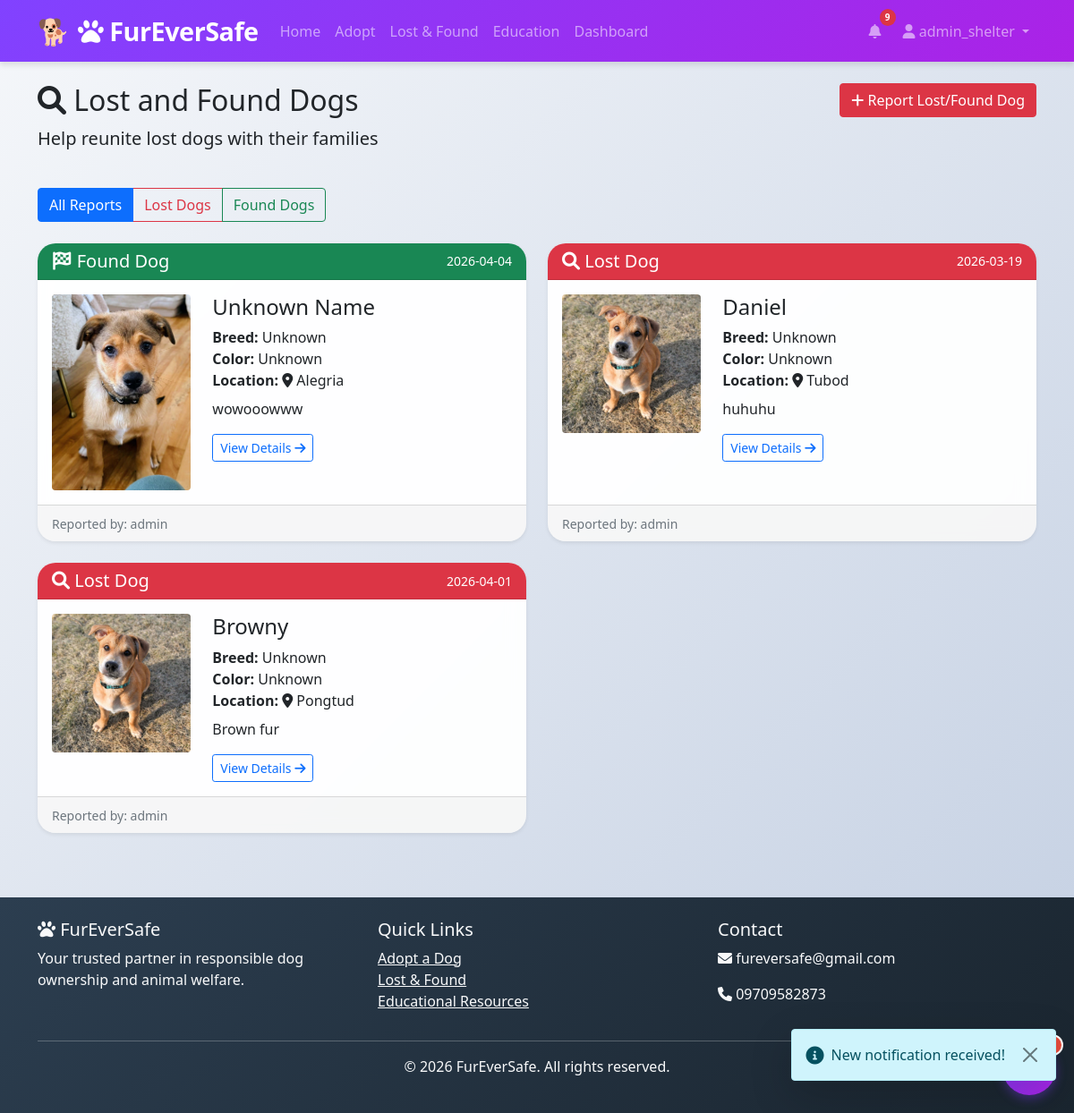
The app's page /lost-found (signed in) with its own data.
### models.py (models this page shows, shortened)
class User(UserMixin, db.Model):
    id = db.Column(db.Integer, primary_key=True)
    username = db.Column(db.String(80), unique=True, nullable=False)
    email = db.Column(db.String(120), unique=True, nullable=False)
    password_hash = db.Column(db.String(200), nullable=False)
    user_type = db.Column(db.String(50), default='owner')  # owner, shelter, vet
    is_approved = db.Column(db.Boolean, default=False)  # New field for approval
    approved_by = db.Column(db.Integer, db.ForeignKey('user.id'), nullable=True)  # Who approved
    approved_at = db.Column(db.DateTime, nullable=True)
    created_at = db.Column(db.DateTime, default=datetime.utcnow)
    dogs = db.relationship('Dog', backref='owner', lazy=True)
    adoption_applications = db.relationship('AdoptionApplication', backref='applicant', lazy=True)
    lost_found_reports = db.relationship('LostFound', backref='reporter', lazy=True)
    approved_by_user = db.relationship('User', remote_side=[id], backref='approved_users')

class LostFound(db.Model):
    id = db.Column(db.Integer, primary_key=True)
    type = db.Column(db.String(20), nullable=False)  # lost, found
    dog_name = db.Column(db.String(100))
    breed = db.Column(db.String(100))
    color = db.Column(db.String(100))
    location = db.Column(db.String(200), nullable=False)
    date_seen = db.Column(db.DateTime, nullable=False)
    description = db.Column(db.Text)
    photo = db.Column(db.String(200))
    contact_info = db.Column(db.String(200))
    status = db.Column(db.String(50), default='active')  # active, resolved
    reporter_id = db.Column(db.Integer, db.ForeignKey('user.id'), nullable=False)
    created_at = db.Column(db.DateTime, default=datetime.utcnow)

### app.py (the view)
@app.route('/lost-found')
def lost_found_reports():
    type_filter = request.args.get('type', 'all')
    page = request.args.get('page', 1, type=int)
    query = LostFound.query.filter_by(status='active')
    if type_filter != 'all':
        query = query.filter_by(type=type_filter)
    reports = query.order_by(LostFound.created_at.desc()).paginate(page=page, per_page=10)
    return render_template('lost_found/reports.html', reports=reports, type_filter=type_filter)

### app.py (called while the page is built)
@login_manager.user_loader
def load_user(user_id):
    return db.session.get(User, int(user_id))

### templates/lost_found/reports.html (shortened to what this page needs)
{% extends "base.html" %}
{% block content %}
<div class="container mt-4">
    <div class="row mb-4">
        <div class="col">
            <h2><i class="fas fa-search"></i> Lost and Found Dogs</h2>
            <p class="lead">Help reunite lost dogs with their families</p>
        </div>
        <div class="col-auto">
            <a href="{{ url_for('report_lost_found') }}" class="btn btn-danger">
                <i class="fas fa-plus"></i> Report Lost/Found Dog
            </a>
        </div>
    </div>
    <div class="row mb-4">
        <div class="col">
            <div class="btn-group">
                <a href="{{ url_for('lost_found_reports', type='all') }}"
                   class="btn btn-outline-primary {% if type_filter == 'all' %}active{% endif %}">
                    All Reports
                </a>
                <a href="{{ url_for('lost_found_reports', type='lost') }}"
                   class="btn btn-outline-danger {% if type_filter == 'lost' %}active{% endif %}">
                    Lost Dogs
                </a>
                <a href="{{ url_for('lost_found_reports', type='found') }}"
                   class="btn btn-outline-success {% if type_filter == 'found' %}active{% endif %}">
                    Found Dogs
                </a>
            </div>
        </div>
    </div>
    <div class="row">
        {% if reports.items %}
            {% for report in reports.items %}
            <div class="col-md-6 mb-4">
                <div class="card h-100 shadow-sm">
                    <div class="card-header {% if report.type == 'lost' %}bg-danger{% else %}bg-success{% endif %} text-white">
                        <div class="d-flex justify-content-between align-items-center">
                            <h5 class="mb-0">
                                <i class="fas fa-{% if report.type == 'lost' %}search{% else %}flag-checkered{% endif %}"></i>
                                {{ 'Lost Dog' if report.type == 'lost' else 'Found Dog' }}
                            </h5>
                            <small>{{ report.date_seen.strftime('%Y-%m-%d') }}</small>
                        </div>
                    </div>
                    <div class="card-body">
                        <div class="row">
                            <div class="col-md-4">
                                {% if report.photo %}
                                <img src="{{ url_for('static', filename='uploads/' + report.photo) }}"
                                     class="img-fluid rounded" alt="Dog">
                                {% else %}
                                <div class="bg-light text-center p-3 rounded">
                                    <i class="fas fa-dog fa-3x text-muted"></i>
                                </div>
                                {% endif %}
                            </div>
                            <div class="col-md-8">
                                <h4>{{ report.dog_name or 'Unknown Name' }}</h4>
                                <p class="mb-1">
                                    <strong>Breed:</strong> {{ report.breed or 'Unknown' }}<br>
                                    <strong>Color:</strong> {{ report.color or 'Unknown' }}<br>
                                    <strong>Location:</strong> <i class="fas fa-map-marker-alt"></i> {{ report.location }}
                                </p>
                                <p class="mt-2">{{ report.description[:150] }}{% if report.description|length > 150 %}...{% endif %}</p>
                                <a href="{{ url_for('view_report', report_id=report.id) }}"
                                   class="btn btn-sm btn-outline-primary">
                                    View Details <i class="fas fa-arrow-right"></i>
                                </a>
                            </div>
                        </div>
                    </div>
                    <div class="card-footer text-muted">
                        <small>Reported by: {{ report.reporter.username }}</small>
                    </div>
                </div>
            </div>
            {% endfor %}
        {% endif %}
    </div>
</div>
{% endblock %}

### templates/base.html (shortened to what this page needs)
<!DOCTYPE html>
<html lang="en">
<head>
    <link href="https://cdn.jsdelivr.net/npm/bootstrap@5.1.3/dist/css/bootstrap.min.css" rel="stylesheet">
    <link rel="stylesheet" href="https://cdnjs.cloudflare.com/ajax/libs/font-awesome/6.0.0/css/all.min.css">
    <link rel="stylesheet" href="{{ url_for('static', filename='css/style.css') }}">
    <link rel="stylesheet" href="{{ url_for('static', filename='css/chatbot.css') }}">
</head>
<body>
    <nav class="navbar navbar-expand-lg navbar-dark bg-primary">
        <div class="container">
            <a class="navbar-brand" href="{{ url_for('index') }}">
                <i class="fas fa-paw"></i> FurEverSafe
            </a>
            <div class="collapse navbar-collapse" id="navbarNav">
                <ul class="navbar-nav me-auto">
                    <li class="nav-item">
                        <a class="nav-link" href="{{ url_for('index') }}">Home</a>
                    </li>
                    <li class="nav-item">
                        <a class="nav-link" href="{{ url_for('adoption_listings') }}">Adopt</a>
                    </li>
                    <li class="nav-item">
                        <a class="nav-link" href="{{ url_for('lost_found_reports') }}">Lost & Found</a>
                    </li>
                    <li class="nav-item">
                        <a class="nav-link" href="{{ url_for('education_resources') }}">Education</a>
                    </li>
                    {% if current_user.is_authenticated %}
                    <li class="nav-item">
                        <a class="nav-link" href="{{ url_for('dashboard') }}">Dashboard</a>
                    </li>
                    {% endif %}
                </ul>
                <ul class="navbar-nav">
                    {% if current_user.is_authenticated %}
                    <li class="nav-item dropdown me-2">
                        <a class="nav-link position-relative" href="#" role="button" data-bs-toggle="dropdown" id="notificationBell">
                            <i class="fas fa-bell"></i>
                            <span id="notificationBadge" class="notification-badge" style="display: none;">0</span>
                        </a>
                    </li>
                    <li class="nav-item dropdown">
                        <a class="nav-link dropdown-toggle" href="#" id="userDropdown" role="button" data-bs-toggle="dropdown">
                            <i class="fas fa-user"></i> {{ current_user.username }}
                        </a>
                    </li>
                    {% endif %}
                </ul>
            </div>
        </div>
    </nav>
    <main>
        {% block content %}{% endblock %}
    </main>
    <footer class="bg-dark text-light mt-5 py-4">
        <div class="container">
            <div class="row">
                <div class="col-md-4">
                    <h5><i class="fas fa-paw"></i> FurEverSafe</h5>
                    <p>Your trusted partner in responsible dog ownership and animal welfare.</p>
                </div>
                <div class="col-md-4">
                    <h5>Quick Links</h5>
                    <ul class="list-unstyled">
                        <li><a href="{{ url_for('adoption_listings') }}" class="text-light">Adopt a Dog</a></li>
                        <li><a href="{{ url_for('lost_found_reports') }}" class="text-light">Lost & Found</a></li>
                        <li><a href="{{ url_for('education_resources') }}" class="text-light">Educational Resources</a></li>
                    </ul>
                </div>
                <div class="col-md-4">
                    <h5>Contact</h5>
                    <p><i class="fas fa-envelope"></i> fureversafe@gmail.com</p>
                    <p><i class="fas fa-phone"></i> 09709582873</p>
                </div>
            </div>
            <hr>
            <div class="text-center">
                <p>&copy; 2026 FurEverSafe. All rights reserved.</p>
            </div>
        </div>
    </footer>
    {% include 'chatbot_widget.html' %}
</body>
</html>

### static/css/style.css (style rules this page uses)
:root { --primary-color: #8142ff; --primary-dark: #ab22e6; --primary-light: #FFB366; --secondary-color: #4A90E2; --success-color: #2ECC71; --danger-color: #E74C3C; --warning-color: #F39C12; --info-color: #3498DB; --dark-color: #2C3E50; --light-color: #ECF0F1; --gray-color: #95A5A6; --shadow-sm: 0 2px 4px rgba(0,0,0,0.1); --shadow-md: 0 4px 6px rgba(0,0,0,0.1); --shadow-lg: 0 10px 15px rgba(0,0,0,0.1); --shadow-xl: 0 20px 25px -5px rgba(0,0,0,0.1); }
* { margin: 0; padding: 0; box-sizing: border-box; }
body { font-family: 'Poppins', 'Segoe UI', Tahoma, Geneva, Verdana, sans-serif; background: linear-gradient(135deg, #f5f7fa 0%, #c3cfe2 100%); min-height: 100vh; display: flex; flex-direction: column; position: relative; }
.card { background: rgba(255, 255, 255, 0.95); backdrop-filter: blur(10px); border: none; border-radius: 20px; transition: all 0.3s cubic-bezier(0.4, 0, 0.2, 1); box-shadow: var(--shadow-sm); overflow: hidden; position: relative; }
.navbar { background: linear-gradient(135deg, var(--primary-color), var(--primary-dark)) !important; box-shadow: var(--shadow-md); position: relative; z-index: 1000; }
.navbar-brand { font-size: 1.8rem; font-weight: 800; letter-spacing: -0.5px; position: relative; padding-left: 45px; }
.navbar-brand::before { content: '🐕'; position: absolute; left: 0; top: 50%; transform: translateY(-50%); font-size: 1.8rem; }
footer { margin-top: auto; background: linear-gradient(135deg, var(--dark-color), #1a252f); position: relative; overflow: hidden; }
footer::before { content: ''; position: absolute; bottom: 0; left: 0; right: 0; height: 100px; background: url('https://cdn.pixabay.com/photo/2013/07/13/12/07/dog-159379_640.png'); background-repeat: repeat-x; background-size: contain; opacity: 0.05; pointer-events: none; }
html { scroll-behavior: smooth; }

### templates/base.html (style rules this page uses)
.notification-badge { position: absolute; top: -5px; right: -8px; background-color: #dc3545; color: white; border-radius: 50%; padding: 2px 6px; font-size: 10px; font-weight: bold; min-width: 18px; text-align: center; }

### records on screen
User: username "admin_shelter"
LostFound: type "Found Dog", date_seen "2026-04-04", photo (picture), dog_name "Unknown Name", breed "Unknown", color "Unknown", location "Alegria", description "wowooowww", reporter.username "admin"
LostFound: type "Lost Dog", date_seen "2026-03-19", photo (picture), dog_name "Daniel", breed "Unknown", color "Unknown", location "Tubod", description "huhuhu", reporter.username "admin"
LostFound: type "Lost Dog", date_seen "2026-04-01", photo (picture), dog_name "Browny", breed "Unknown", color "Unknown", location "Pongtud", description "Brown fur", reporter.username "admin"
